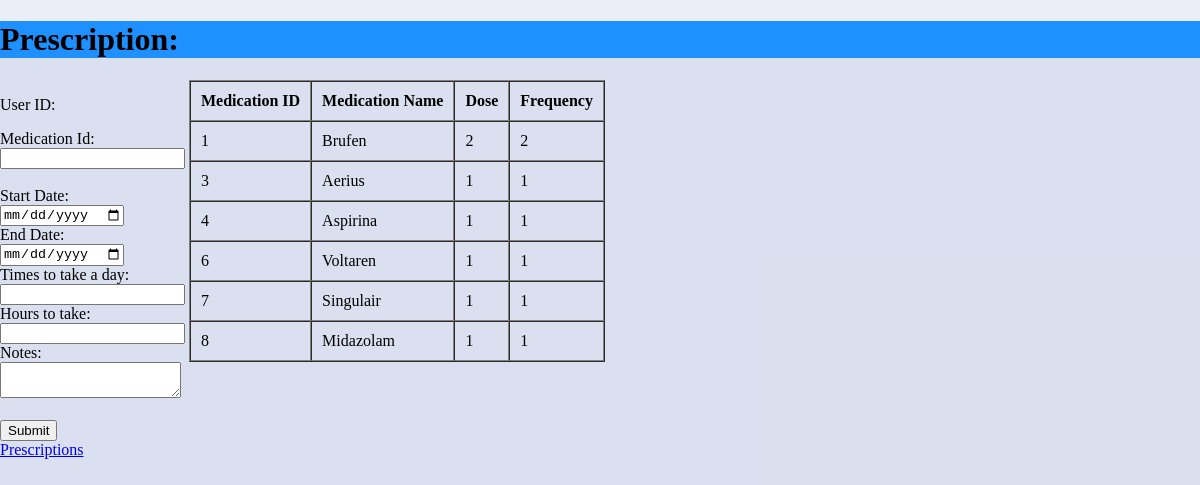
Before: /introPrescription.php with the older database file.
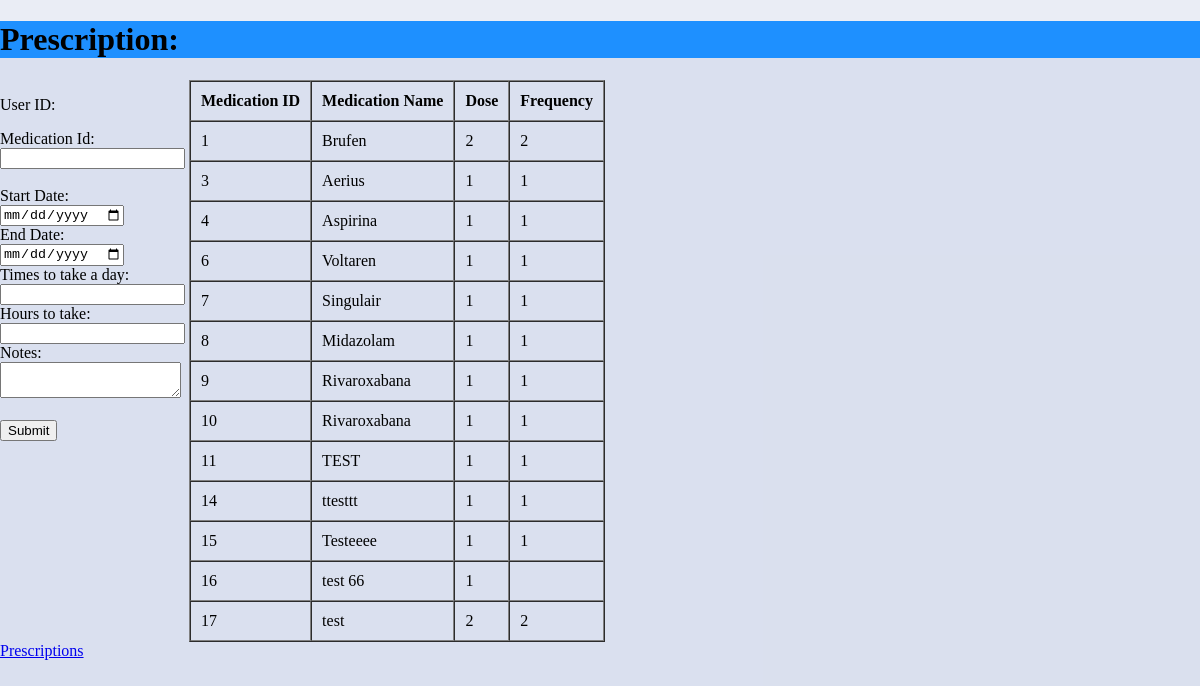
After: the same page with the newer database file.
### tables this page shows
CREATE TABLE `medications` (
  `medication_id` int(11) NOT NULL,
  `name` varchar(100) NOT NULL,
  `dose` varchar(50) NOT NULL,
  `frequency` varchar(50) NOT NULL
);

### introPrescription.php (the view, shortened to what this page needs)
<?php
include 'alert.php';
$user_id = $_GET['id'];
?>
<!DOCTYPE html>
<html lang="en" dir="ltr">
  <head>
  </head>
  <body>
  <h1 style="background-color:DodgerBlue;">Prescription:</h1>
    <form class="" action="" method="post" autocomplete="off" enctype="multipart/form-data">
    <?php echo '<p>User ID: ' . $user_id . '</p>';?>
    <label for="medication_id">Medication Id:</label> <br>
    <input type="text" name="medication_id" id = "medication_id"> <br>
    <br>
    <label for="start_date">Start Date:</label><br>
    <input type="date" id="start_date" name="start_date"><br>
    <label for="end_date">End Date:</label><br>
    <input type="date" id="end_date" name="end_date"><br>
    <label for="times_per_day">Times to take a day:</label> <br>
    <input type="text" name="times_per_day" id="times_per_day"> <br>
    <label for="hours_to_take">Hours to take:</label> <br>
    <input type="text" name="hours_to_take" id="hours_to_take"> <br>
    <label for="notes">Notes:</label><br>
    <textarea id="notes" name="notes"></textarea><br><br>
    <button type = "submit" name = "submit">Submit</button>
    </form>
    <table border="1" cellspacing="0" cellpadding="10">
  <tr>
    <th>Medication ID</th>
    <th>Medication Name</th>
    <th>Dose</th>
    <th>Frequency</th>
  </tr>
  <?php
    $query = "SELECT * FROM `medications`";
    $result = mysqli_query($conn, $query);
  while($row = mysqli_fetch_assoc($result)){
    $medication_id = $row['medication_id'];
    $medication_name = $row['name'];
    $dose = $row['dose'];
    $frequency = $row['frequency'];
    echo "<tr>";
    echo "<td>$medication_id</td>";
    echo "<td>$medication_name</td>";
    echo "<td>$dose</td>";
    echo "<td>$frequency</td>";
    echo "</tr>";
  }
  ?>
</table>
    <br>
    <a href="dataPrescription.php">Prescriptions</a> <br>
  </body>
</html>

### introPrescription.php (style rules this page uses)
html,body { background-color: #a5b4d63b; margin: 0%; height: 100%; }
form, table { display: inline-block; vertical-align: top; }

Changed rows visible on the page:
added medications: medication_id "9", name "Rivaroxabana", dose "1", frequency "1"
added medications: medication_id "10", name "Rivaroxabana", dose "1", frequency "1"
added medications: medication_id "11", name "TEST", dose "1", frequency "1"
added medications: medication_id "14", name "ttesttt", dose "1", frequency "1"
added medications: medication_id "15", name "Testeeee", dose "1", frequency "1"
added medications: medication_id "16", name "test 66", dose "1"
added medications: medication_id "17", name "test", dose "2", frequency "2"
